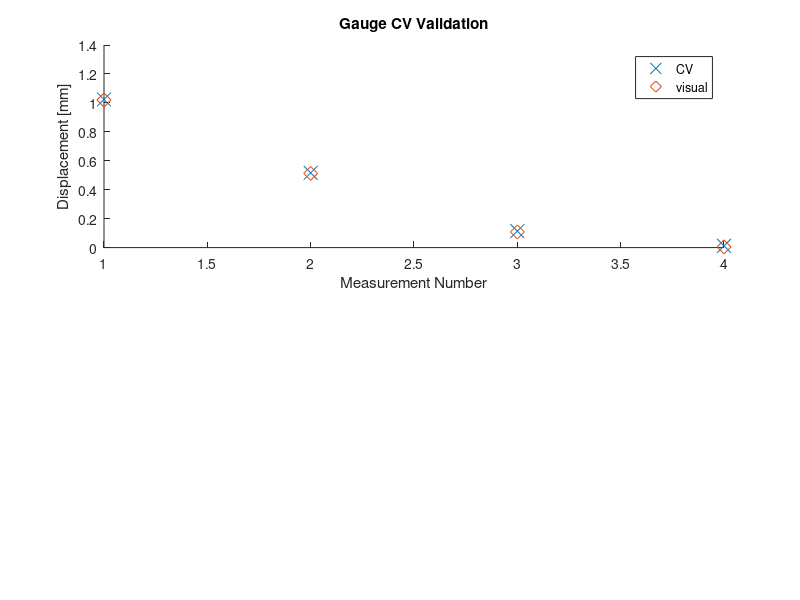

Write the MATLAB code that produced this figure. (Note: this script raises an error after producing the figure.)
close all
clear all
load('CV_valid.mat')
lateral = CV_valid(1,:)';
radial = CV_valid(2,:)';

% Visual estimation of angles:
g1_zero = [36;-771];
g2_zero = [761;15];

g1 = [-425,-206, -16,33;
    -629,-729,-756,-757];
g2 = [620,727,760,763;
    -443,-225,-31,19];


g1_zero_angle = atan2(g1_zero(2,1),g1_zero(1,1));
g2_zero_angle = atan2(g2_zero(2,1),g2_zero(1,1));

for i = 1:length(g1)
    g1_ang(i) = (atan2(g1(2,i),g1(1,i)) - g1_zero_angle);
    g1_mm(i) = -(g1_ang(i) * 10/(2*pi))';
    g2_ang(i) = (atan2(g2(2,i),g2(1,i)) - g2_zero_angle);
    g2_mm(i) = -(g2_ang(i) * 10/(2*pi));
end
g1_mm=g1_mm';
g2_mm =  g2_mm';

% resolution of the measurements, in mm
resolution = sin(1/740)*10
% max difference between visual estimation and computer vision algorithm:
maxLateral = max(abs(lateral-g1_mm))
maxRadial = max(abs(radial-g2_mm))

measNumber = [1;2;3;4];
figure()
subplot(2,1,1)
hold on
plot(measNumber,lateral, 'x','MarkerSize',10)
plot(g1_mm,'d','MarkerSize',10)
legend('CV','visual')
xlabel('Measurement Number')
ylabel('Displacement [mm]')
title('Gauge CV Validation')
ax = gca; % current axes
ax.FontSize = 12;
xticks([1 2 3 4])
subplot(2,1,2)
hold on
plot(measNumber,radial, 'x','MarkerSize',10)
plot(g2_mm,'d','MarkerSize',10)
legend('CV','visual')
xlabel('Measurement Number')
ylabel('Displacement [mm]')
hold off
ax = gca; % current axes
ax.FontSize = 12;
xticks([1 2 3 4])





